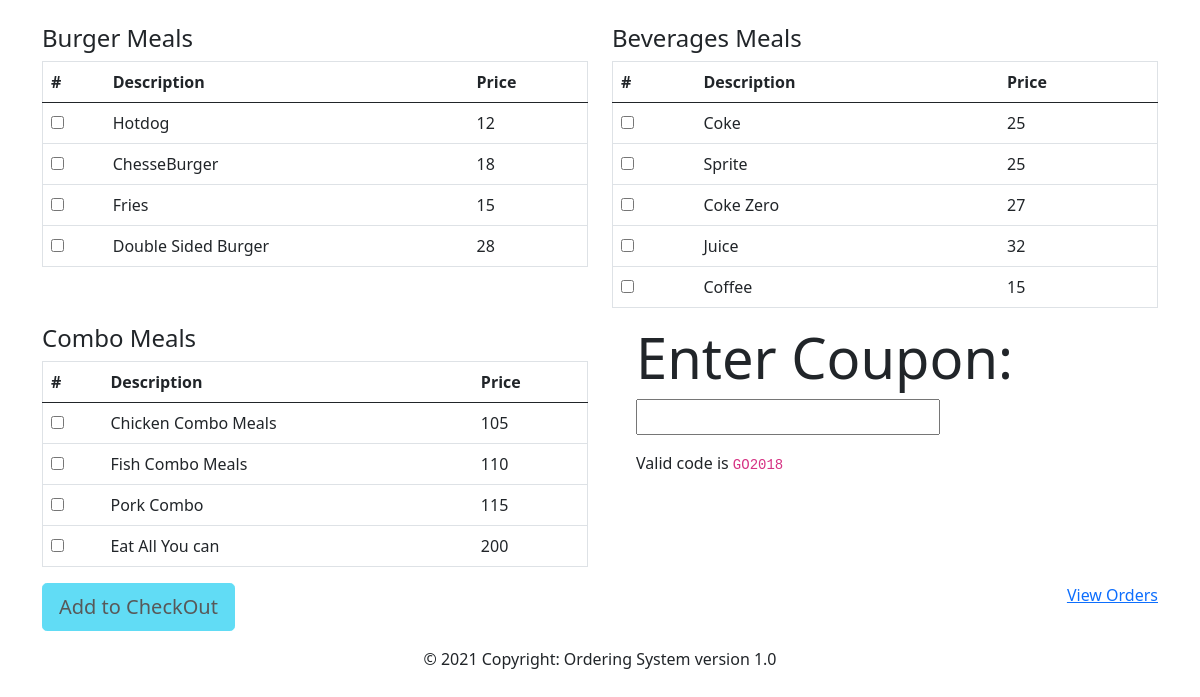
The page / on the database its author committed.
### tables this page shows
CREATE TABLE `tblburgers` (
  `burgerId` int(11) NOT NULL,
  `burgerDescription` varchar(150) NOT NULL,
  `burgerPrice` int(11) NOT NULL
);

CREATE TABLE `tblbeverages` (
  `beveragesId` int(11) NOT NULL,
  `beveragesDescription` varchar(150) NOT NULL,
  `beveragesPrice` int(11) NOT NULL
);

CREATE TABLE `tblcombomeals` (
  `combomealsId` int(11) NOT NULL,
  `comboMeals` varchar(255) NOT NULL,
  `comboPrice` int(11) NOT NULL
);

### application/controllers/Ordering.php (called while the page is built, shortened)
<?php
class Ordering extends CI_Controller {
	public function index()
	{
		$this->load->model('Model_orders');
		$this->load->library('Pagination_bootstrap');
		$sqlBurger = $this->db->get('tblburgers');
		$sqlBeverages = $this->db->get('tblbeverages');
		$sqlComboDeals = $this->db->get('tblcombomeals');
		$this->pagination_bootstrap->offset(5);
		$data["burgerResult"] = $this->pagination_bootstrap->config("/Ordering/index", $sqlBurger);
		$data["result"] = $this->pagination_bootstrap->config("/Ordering/index", $sqlBeverages);
		$data["comboResult"] = $this->pagination_bootstrap->config("/Ordering/index", $sqlComboDeals);
		$this->load->view('header');
		$this->load->view('order',$data );
		$this->load->view('footer');
	}
}

### index.php (called while the page is built, shortened)
<?php
require_once BASEPATH.'core/CodeIgniter.php';

### application/libraries/Pagination_bootstrap.php (called while the page is built, shortened)
<?php defined('BASEPATH') OR exit('No direct script access allowed');
class Pagination_Bootstrap {
  private $offset = 5;
  private $get;
  private $init;
  private $CI;
  public function __construct(){
    $this->CI =& get_instance();
  }
  public function config($url, $get){
    $this->get = $get;
    $currentPage = $this->CI->uri->segment(4);
    $currentPage = $currentPage==0?0:$currentPage;
    $this->init = $currentPage;
    return $this->result();
  }
  public function offset($value){
    $this->offset = $value;
  }
  public function result(){
    return $this->_return($this->get->result());
  }
  private function _return($data){
    $i=0;
    foreach ($data as $key => $value) {
      if($key >= $this->init){
        $result[] = $value;
        $i++;
        if($i >= $this->offset){
          break;
        }
      }
    }
    return $result;
  }
}

### application/views/order.php (the view, shortened to what this page needs)
<div class="container">
    <br>
    <div class="row">
        <div class="col-md-6">
			<form method="POST" action="<?php echo base_url('Ordering/insertOrders');?>">
			<h4>Burger Meals</h4>
                <table class="table table-hover" border="1">
                <thead>
                    <tr>
                    <th scope="col">#</th>
                    <th scope="col">Description</th>
                    <th scope="col">Price</th>
                    </tr>
                </thead>
                <tbody>
					<?php
					if($burgerResults = 1){
                        foreach($burgerResult as $row)
                        {
                    ?>
                    <tr style="cursor: pointer" class="clickable-row-service" >
                        <td>
                            <input type="checkbox" name="burgerId[]" value="<?php echo $row->burgerId; ?>" />
                        </td>
                        <td>
                            <?php echo $row->burgerDescription; ?>
                        </td>
                        <td>
                            <?php echo $row->burgerPrice; ?>
                        </td>
                    </tr>
                    <?php }?>
                </tbody>
                <?php } ?>
                </table>
        </div>
        <div class="col-md-6">
			<h4>Beverages Meals</h4>
                <table class="table table-hover" border="1">
                <thead>
                    <tr>
                    <th scope="col">#</th>
                    <th scope="col">Description</th>
                    <th scope="col">Price</th>
                    </tr>
                </thead>
                <tbody>
                    <?php
                    if($results = 1){
                        foreach($result as $row)
                        {
                    ?>
                    <tr style="cursor: pointer" class="clickable-row-service" >
                        <td>
                            <input type="checkbox" name="beveragesId[]" value="<?php echo $row->beveragesId; ?>" />
                        </td>
                        <td>
                            <?php echo $row->beveragesDescription; ?>
                        </td>
                        <td>
                            <?php echo $row->beveragesPrice; ?>
                        </td>
                    </tr>
                    <?php }?>
                </tbody>
                <?php } ?>
                </table>
        </div>
    </div>
    <div class="row">
    <div class="col-md-6">
			<h4>Combo Meals</h4>
                <table class="table table-hover" border="1">
                <thead>
                    <tr>
                    <th scope="col">#</th>
                    <th scope="col">Description</th>
                    <th scope="col">Price</th>
                    </tr>
                </thead>
                <tbody>
                    <?php if($comboResults = 1){
                        foreach($comboResult as $row)
                        {
                    ?>
                    <tr style="cursor: pointer" class="clickable-row-service" >
                        <td>
                            <input type="checkbox" name="combomealsId[]" value="<?php echo $row->combomealsId; ?>" />
                        </td>
                        <td>
                            <?php echo $row->comboMeals; ?>
                        </td>
                        <td>
                            <?php echo $row->comboPrice; ?>
                        </td>
                    </tr>
                    <?php }?>
                </tbody>
                <?php } ?>
                </table>
        </div>
         <div class="col-md-6 col-md-offset-4">
            <div class="jumbotron jumbotron-fluid">
                <div class="container">
                    <h1 class="display-4">Enter Coupon: </h1>
                    <p class="lead">
                        <input type="text" name="txtCoupon" id="txtCoupon" onkeyup="checkCouponCode()">
                    </p>
                    <p>Valid code is <code>GO2018</code></p>
                </div>
            </div>
		</div>
    </div>
    <button type="submit" class="btn btn-info btn-lg" id="btnSubmit" disabled>Add to CheckOut</button>
    <a title="Summary" style="float:right;right:55px" href='<?php echo base_url ('Ordering/OrderSummaryView'); ?>'>View Orders</a>
</div>

### application/views/header.php (shortened to what this page needs)
<!DOCTYPE html>
<html lang="en">
<head>
	<link href="https://cdn.jsdelivr.net/npm/bootstrap@5.0.1/dist/css/bootstrap.min.css" rel="stylesheet">
	<link rel="stylesheet" href="https://cdn.jsdelivr.net/npm/bootstrap-icons@1.5.0/font/bootstrap-icons.css">
</head>
<body>

### application/views/footer.php (shortened to what this page needs)
<div class="footer-copyright text-center py-3">© 2021 Copyright: Ordering System version 1.0 </div>
</body>
</html>

### rows shown on the page
tblburgers: burgerDescription "Hotdog", burgerPrice "12"
tblburgers: burgerDescription "ChesseBurger", burgerPrice "18"
tblburgers: burgerDescription "Fries", burgerPrice "15"
tblburgers: burgerDescription "Double Sided Burger", burgerPrice "28"
tblbeverages: beveragesDescription "Coke", beveragesPrice "25"
tblbeverages: beveragesDescription "Sprite", beveragesPrice "25"
tblbeverages: beveragesDescription "Coke Zero", beveragesPrice "27"
tblbeverages: beveragesDescription "Juice", beveragesPrice "32"
tblbeverages: beveragesDescription "Coffee", beveragesPrice "15"
tblcombomeals: comboMeals "Chicken Combo Meals", comboPrice "105"
tblcombomeals: comboMeals "Fish Combo Meals", comboPrice "110"
tblcombomeals: comboMeals "Pork Combo", comboPrice "115"
tblcombomeals: comboMeals "Eat All You can", comboPrice "200"
